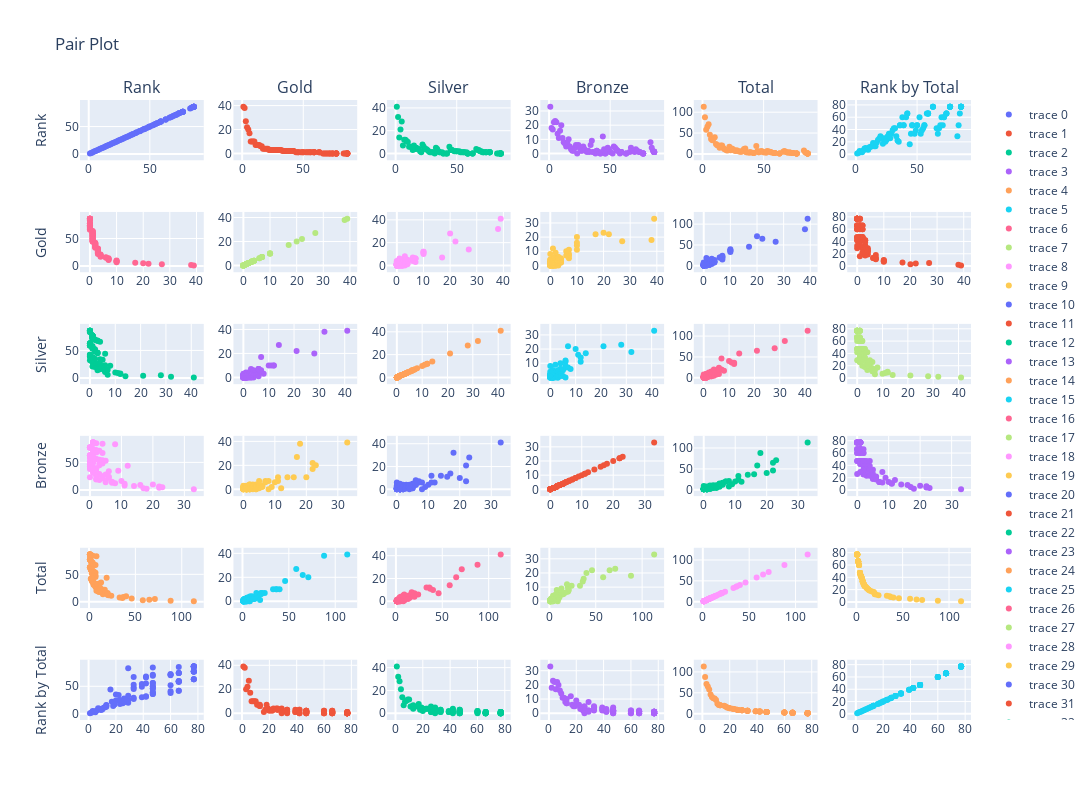

Notebook source saved alongside this figure:
### Code cell
from plotly.subplots import make_subplots

scatter_data = medal_data.drop(columns=['Team/NOC'], axis=1)
# mkae scatter plot 
fig = make_subplots(rows=len(scatter_data.columns), cols=len(scatter_data.columns), subplot_titles=scatter_data.columns)

#fill the subplot 
for i in range(len(scatter_data.columns)):
    for j in range(len(scatter_data.columns)):
        fig.add_trace(go.Scatter(x=scatter_data.iloc[:, i], y=scatter_data.iloc[:, j], mode='markers'), row=i + 1, col=j + 1)
        
        if j == 0:
            fig.update_yaxes(title_text=scatter_data.columns[i], row=i + 1, col=j + 1)

#update layout
fig.update_layout(title='Pair Plot', height=800, width=1800)
fig.show()

### Figure 1 — Plotly figure (JSON) as saved in the notebook; plotly's stock layout.template omitted (floating-point values rounded to 4 significant figures)
{"data": [{"mode": "markers", "type": "scatter", "x": [1, 2, 3, 4, 5, 6, 7, 8, 9, 10, 11, 12, 13, 14, 15, 16, 17, 18, 19, 20, 21, 22, 23, 24, 25, 26, 27, 28, 29, 30, 31, 32, 33, 34, 35, 36, 36, 38, 39, 39, 41, 42, 42, 44, 45, 46, 46, 48, 49, 50, 50, 52, 53, 54, 55, 56, 56, 58, 59, 59, 59, 59, 63, 63, 63, 66, 67, 68, 69, 70, 71, 72, 72, 74, 74, 74, 77, 77, 77, 77, 77, 77, 83, 84, 85, 86, 86, 86, 86, 86, 86, 86, 86], "xaxis": "x", "y": [1, 2, 3, 4, 5, 6, 7, 8, 9, 10, 11, 12, 13, 14, 15, 16, 17, 18, 19, 20, 21, 22, 23, 24, 25, 26, 27, 28, 29, 30, 31, 32, 33, 34, 35, 36, 36, 38, 39, 39, 41, 42, 42, 44, 45, 46, 46, 48, 49, 50, 50, 52, 53, 54, 55, 56, 56, 58, 59, 59, 59, 59, 63, 63, 63, 66, 67, 68, 69, 70, 71, 72, 72, 74, 74, 74, 77, 77, 77, 77, 77, 77, 83, 84, 85, 86, 86, 86, 86, 86, 86, 86, 86], "yaxis": "y"}, {"mode": "markers", "type": "scatter", "x": [1, 2, 3, 4, 5, 6, 7, 8, 9, 10, 11, 12, 13, 14, 15, 16, 17, 18, 19, 20, 21, 22, 23, 24, 25, 26, 27, 28, 29, 30, 31, 32, 33, 34, 35, 36, 36, 38, 39, 39, 41, 42, 42, 44, 45, 46, 46, 48, 49, 50, 50, 52, 53, 54, 55, 56, 56, 58, 59, 59, 59, 59, 63, 63, 63, 66, 67, 68, 69, 70, 71, 72, 72, 74, 74, 74, 77, 77, 77, 77, 77, 77, 83, 84, 85, 86, 86, 86, 86, 86, 86, 86, 86], "xaxis": "x2", "y": [39, 38, 27, 22, 20, 17, 10, 10, 10, 10, 7, 7, 7, 7, 6, 6, 4, 4, 4, 4, 4, 3, 3, 3, 3, 3, 3, 3, 3, 3, 3, 3, 2, 2, 2, 2, 2, 2, 2, 2, 2, 2, 2, 1, 1, 1, 1, 1, 1, 1, 1, 1, 1, 1, 1, 1, 1, 1, 1, 1, 1, 1, 1, 1, 1, 0, 0, 0, 0, 0, 0, 0, 0, 0, 0, 0, 0, 0, 0, 0, 0, 0, 0, 0, 0, 0, 0, 0, 0, 0, 0, 0, 0], "yaxis": "y2"}, {"mode": "markers", "type": "scatter", "x": [1, 2, 3, 4, 5, 6, 7, 8, 9, 10, 11, 12, 13, 14, 15, 16, 17, 18, 19, 20, 21, 22, 23, 24, 25, 26, 27, 28, 29, 30, 31, 32, 33, 34, 35, 36, 36, 38, 39, 39, 41, 42, 42, 44, 45, 46, 46, 48, 49, 50, 50, 52, 53, 54, 55, 56, 56, 58, 59, 59, 59, 59, 63, 63, 63, 66, 67, 68, 69, 70, 71, 72, 72, 74, 74, 74, 77, 77, 77, 77, 77, 77, 83, 84, 85, 86, 86, 86, 86, 86, 86, 86, 86], "xaxis": "x3", "y": [41, 32, 14, 21, 28, 7, 12, 12, 11, 10, 6, 6, 6, 3, 7, 4, 5, 4, 4, 2, 1, 8, 6, 4, 4, 3, 2, 1, 1, 1, 1, 0, 5, 4, 2, 1, 1, 1, 0, 0, 0, 0, 0, 6, 3, 3, 3, 2, 2, 2, 2, 2, 1, 1, 1, 1, 1, 1, 0, 0, 0, 0, 0, 0, 0, 4, 3, 3, 2, 2, 1, 1, 1, 1, 1, 1, 1, 1, 1, 1, 1, 1, 0, 0, 0, 0, 0, 0, 0, 0, 0, 0, 0], "yaxis": "y3"}, {"mode": "markers", "type": "scatter", "x": [1, 2, 3, 4, 5, 6, 7, 8, 9, 10, 11, 12, 13, 14, 15, 16, 17, 18, 19, 20, 21, 22, 23, 24, 25, 26, 27, 28, 29, 30, 31, 32, 33, 34, 35, 36, 36, 38, 39, 39, 41, 42, 42, 44, 45, 46, 46, 48, 49, 50, 50, 52, 53, 54, 55, 56, 56, 58, 59, 59, 59, 59, 63, 63, 63, 66, 67, 68, 69, 70, 71, 72, 72, 74, 74, 74, 77, 77, 77, 77, 77, 77, 83, 84, 85, 86, 86, 86, 86, 86, 86, 86, 86], "xaxis": "x4", "y": [33, 18, 17, 22, 23, 22, 14, 11, 16, 20, 11, 8, 7, 5, 7, 10, 5, 3, 2, 2, 4, 6, 0, 6, 4, 2, 2, 5, 3, 2, 1, 2, 1, 6, 9, 1, 1, 0, 2, 2, 1, 0, 0, 12, 3, 0, 0, 4, 3, 1, 1, 0, 5, 4, 3, 2, 2, 0, 1, 1, 1, 1, 0, 0, 0, 1, 4, 2, 2, 1, 3, 2, 2, 1, 1, 1, 0, 0, 0, 0, 0, 0, 8, 4, 2, 1, 1, 1, 1, 1, 1, 1, 1], "yaxis": "y4"}, {"mode": "markers", "type": "scatter", "x": [1, 2, 3, 4, 5, 6, 7, 8, 9, 10, 11, 12, 13, 14, 15, 16, 17, 18, 19, 20, 21, 22, 23, 24, 25, 26, 27, 28, 29, 30, 31, 32, 33, 34, 35, 36, 36, 38, 39, 39, 41, 42, 42, 44, 45, 46, 46, 48, 49, 50, 50, 52, 53, 54, 55, 56, 56, 58, 59, 59, 59, 59, 63, 63, 63, 66, 67, 68, 69, 70, 71, 72, 72, 74, 74, 74, 77, 77, 77, 77, 77, 77, 83, 84, 85, 86, 86, 86, 86, 86, 86, 86, 86], "xaxis": "x5", "y": [113, 88, 58, 65, 71, 46, 36, 33, 37, 40, 24, 21, 20, 15, 20, 20, 14, 11, 10, 8, 9, 17, 9, 13, 11, 8, 7, 9, 7, 6, 5, 5, 8, 12, 13, 4, 4, 3, 4, 4, 3, 2, 2, 19, 7, 4, 4, 7, 6, 4, 4, 3, 7, 6, 5, 4, 4, 2, 2, 2, 2, 2, 1, 1, 1, 5, 7, 5, 4, 3, 4, 3, 3, 2, 2, 2, 1, 1, 1, 1, 1, 1, 8, 4, 2, 1, 1, 1, 1, 1, 1, 1, 1], "yaxis": "y5"}, {"mode": "markers", "type": "scatter", "x": [1, 2, 3, 4, 5, 6, 7, 8, 9, 10, 11, 12, 13, 14, 15, 16, 17, 18, 19, 20, 21, 22, 23, 24, 25, 26, 27, 28, 29, 30, 31, 32, 33, 34, 35, 36, 36, 38, 39, 39, 41, 42, 42, 44, 45, 46, 46, 48, 49, 50, 50, 52, 53, 54, 55, 56, 56, 58, 59, 59, 59, 59, 63, 63, 63, 66, 67, 68, 69, 70, 71, 72, 72, 74, 74, 74, 77, 77, 77, 77, 77, 77, 83, 84, 85, 86, 86, 86, 86, 86, 86, 86, 86], "xaxis": "x6", "y": [1, 2, 5, 4, 3, 6, 9, 10, 8, 7, 11, 12, 13, 18, 13, 13, 19, 23, 25, 29, 26, 17, 26, 20, 23, 29, 33, 26, 33, 39, 42, 42, 29, 22, 20, 47, 47, 60, 47, 47, 60, 66, 66, 16, 33, 47, 47, 33, 39, 47, 47, 60, 33, 39, 42, 47, 47, 66, 66, 66, 66, 66, 77, 77, 77, 42, 33, 42, 47, 60, 47, 60, 60, 66, 66, 66, 77, 77, 77, 77, 77, 77, 29, 47, 66, 77, 77, 77, 77, 77, 77, 77, 77], "yaxis": "y6"}, {"mode": "markers", "type": "scatter", "x": [39, 38, 27, 22, 20, 17, 10, 10, 10, 10, 7, 7, 7, 7, 6, 6, 4, 4, 4, 4, 4, 3, 3, 3, 3, 3, 3, 3, 3, 3, 3, 3, 2, 2, 2, 2, 2, 2, 2, 2, 2, 2, 2, 1, 1, 1, 1, 1, 1, 1, 1, 1, 1, 1, 1, 1, 1, 1, 1, 1, 1, 1, 1, 1, 1, 0, 0, 0, 0, 0, 0, 0, 0, 0, 0, 0, 0, 0, 0, 0, 0, 0, 0, 0, 0, 0, 0, 0, 0, 0, 0, 0, 0], "xaxis": "x7", "y": [1, 2, 3, 4, 5, 6, 7, 8, 9, 10, 11, 12, 13, 14, 15, 16, 17, 18, 19, 20, 21, 22, 23, 24, 25, 26, 27, 28, 29, 30, 31, 32, 33, 34, 35, 36, 36, 38, 39, 39, 41, 42, 42, 44, 45, 46, 46, 48, 49, 50, 50, 52, 53, 54, 55, 56, 56, 58, 59, 59, 59, 59, 63, 63, 63, 66, 67, 68, 69, 70, 71, 72, 72, 74, 74, 74, 77, 77, 77, 77, 77, 77, 83, 84, 85, 86, 86, 86, 86, 86, 86, 86, 86], "yaxis": "y7"}, {"mode": "markers", "type": "scatter", "x": [39, 38, 27, 22, 20, 17, 10, 10, 10, 10, 7, 7, 7, 7, 6, 6, 4, 4, 4, 4, 4, 3, 3, 3, 3, 3, 3, 3, 3, 3, 3, 3, 2, 2, 2, 2, 2, 2, 2, 2, 2, 2, 2, 1, 1, 1, 1, 1, 1, 1, 1, 1, 1, 1, 1, 1, 1, 1, 1, 1, 1, 1, 1, 1, 1, 0, 0, 0, 0, 0, 0, 0, 0, 0, 0, 0, 0, 0, 0, 0, 0, 0, 0, 0, 0, 0, 0, 0, 0, 0, 0, 0, 0], "xaxis": "x8", "y": [39, 38, 27, 22, 20, 17, 10, 10, 10, 10, 7, 7, 7, 7, 6, 6, 4, 4, 4, 4, 4, 3, 3, 3, 3, 3, 3, 3, 3, 3, 3, 3, 2, 2, 2, 2, 2, 2, 2, 2, 2, 2, 2, 1, 1, 1, 1, 1, 1, 1, 1, 1, 1, 1, 1, 1, 1, 1, 1, 1, 1, 1, 1, 1, 1, 0, 0, 0, 0, 0, 0, 0, 0, 0, 0, 0, 0, 0, 0, 0, 0, 0, 0, 0, 0, 0, 0, 0, 0, 0, 0, 0, 0], "yaxis": "y8"}, {"mode": "markers", "type": "scatter", "x": [39, 38, 27, 22, 20, 17, 10, 10, 10, 10, 7, 7, 7, 7, 6, 6, 4, 4, 4, 4, 4, 3, 3, 3, 3, 3, 3, 3, 3, 3, 3, 3, 2, 2, 2, 2, 2, 2, 2, 2, 2, 2, 2, 1, 1, 1, 1, 1, 1, 1, 1, 1, 1, 1, 1, 1, 1, 1, 1, 1, 1, 1, 1, 1, 1, 0, 0, 0, 0, 0, 0, 0, 0, 0, 0, 0, 0, 0, 0, 0, 0, 0, 0, 0, 0, 0, 0, 0, 0, 0, 0, 0, 0], "xaxis": "x9", "y": [41, 32, 14, 21, 28, 7, 12, 12, 11, 10, 6, 6, 6, 3, 7, 4, 5, 4, 4, 2, 1, 8, 6, 4, 4, 3, 2, 1, 1, 1, 1, 0, 5, 4, 2, 1, 1, 1, 0, 0, 0, 0, 0, 6, 3, 3, 3, 2, 2, 2, 2, 2, 1, 1, 1, 1, 1, 1, 0, 0, 0, 0, 0, 0, 0, 4, 3, 3, 2, 2, 1, 1, 1, 1, 1, 1, 1, 1, 1, 1, 1, 1, 0, 0, 0, 0, 0, 0, 0, 0, 0, 0, 0], "yaxis": "y9"}, {"mode": "markers", "type": "scatter", "x": [39, 38, 27, 22, 20, 17, 10, 10, 10, 10, 7, 7, 7, 7, 6, 6, 4, 4, 4, 4, 4, 3, 3, 3, 3, 3, 3, 3, 3, 3, 3, 3, 2, 2, 2, 2, 2, 2, 2, 2, 2, 2, 2, 1, 1, 1, 1, 1, 1, 1, 1, 1, 1, 1, 1, 1, 1, 1, 1, 1, 1, 1, 1, 1, 1, 0, 0, 0, 0, 0, 0, 0, 0, 0, 0, 0, 0, 0, 0, 0, 0, 0, 0, 0, 0, 0, 0, 0, 0, 0, 0, 0, 0], "xaxis": "x10", "y": [33, 18, 17, 22, 23, 22, 14, 11, 16, 20, 11, 8, 7, 5, 7, 10, 5, 3, 2, 2, 4, 6, 0, 6, 4, 2, 2, 5, 3, 2, 1, 2, 1, 6, 9, 1, 1, 0, 2, 2, 1, 0, 0, 12, 3, 0, 0, 4, 3, 1, 1, 0, 5, 4, 3, 2, 2, 0, 1, 1, 1, 1, 0, 0, 0, 1, 4, 2, 2, 1, 3, 2, 2, 1, 1, 1, 0, 0, 0, 0, 0, 0, 8, 4, 2, 1, 1, 1, 1, 1, 1, 1, 1], "yaxis": "y10"}, {"mode": "markers", "type": "scatter", "x": [39, 38, 27, 22, 20, 17, 10, 10, 10, 10, 7, 7, 7, 7, 6, 6, 4, 4, 4, 4, 4, 3, 3, 3, 3, 3, 3, 3, 3, 3, 3, 3, 2, 2, 2, 2, 2, 2, 2, 2, 2, 2, 2, 1, 1, 1, 1, 1, 1, 1, 1, 1, 1, 1, 1, 1, 1, 1, 1, 1, 1, 1, 1, 1, 1, 0, 0, 0, 0, 0, 0, 0, 0, 0, 0, 0, 0, 0, 0, 0, 0, 0, 0, 0, 0, 0, 0, 0, 0, 0, 0, 0, 0], "xaxis": "x11", "y": [113, 88, 58, 65, 71, 46, 36, 33, 37, 40, 24, 21, 20, 15, 20, 20, 14, 11, 10, 8, 9, 17, 9, 13, 11, 8, 7, 9, 7, 6, 5, 5, 8, 12, 13, 4, 4, 3, 4, 4, 3, 2, 2, 19, 7, 4, 4, 7, 6, 4, 4, 3, 7, 6, 5, 4, 4, 2, 2, 2, 2, 2, 1, 1, 1, 5, 7, 5, 4, 3, 4, 3, 3, 2, 2, 2, 1, 1, 1, 1, 1, 1, 8, 4, 2, 1, 1, 1, 1, 1, 1, 1, 1], "yaxis": "y11"}, {"mode": "markers", "type": "scatter", "x": [39, 38, 27, 22, 20, 17, 10, 10, 10, 10, 7, 7, 7, 7, 6, 6, 4, 4, 4, 4, 4, 3, 3, 3, 3, 3, 3, 3, 3, 3, 3, 3, 2, 2, 2, 2, 2, 2, 2, 2, 2, 2, 2, 1, 1, 1, 1, 1, 1, 1, 1, 1, 1, 1, 1, 1, 1, 1, 1, 1, 1, 1, 1, 1, 1, 0, 0, 0, 0, 0, 0, 0, 0, 0, 0, 0, 0, 0, 0, 0, 0, 0, 0, 0, 0, 0, 0, 0, 0, 0, 0, 0, 0], "xaxis": "x12", "y": [1, 2, 5, 4, 3, 6, 9, 10, 8, 7, 11, 12, 13, 18, 13, 13, 19, 23, 25, 29, 26, 17, 26, 20, 23, 29, 33, 26, 33, 39, 42, 42, 29, 22, 20, 47, 47, 60, 47, 47, 60, 66, 66, 16, 33, 47, 47, 33, 39, 47, 47, 60, 33, 39, 42, 47, 47, 66, 66, 66, 66, 66, 77, 77, 77, 42, 33, 42, 47, 60, 47, 60, 60, 66, 66, 66, 77, 77, 77, 77, 77, 77, 29, 47, 66, 77, 77, 77, 77, 77, 77, 77, 77], "yaxis": "y12"}, {"mode": "markers", "type": "scatter", "x": [41, 32, 14, 21, 28, 7, 12, 12, 11, 10, 6, 6, 6, 3, 7, 4, 5, 4, 4, 2, 1, 8, 6, 4, 4, 3, 2, 1, 1, 1, 1, 0, 5, 4, 2, 1, 1, 1, 0, 0, 0, 0, 0, 6, 3, 3, 3, 2, 2, 2, 2, 2, 1, 1, 1, 1, 1, 1, 0, 0, 0, 0, 0, 0, 0, 4, 3, 3, 2, 2, 1, 1, 1, 1, 1, 1, 1, 1, 1, 1, 1, 1, 0, 0, 0, 0, 0, 0, 0, 0, 0, 0, 0], "xaxis": "x13", "y": [1, 2, 3, 4, 5, 6, 7, 8, 9, 10, 11, 12, 13, 14, 15, 16, 17, 18, 19, 20, 21, 22, 23, 24, 25, 26, 27, 28, 29, 30, 31, 32, 33, 34, 35, 36, 36, 38, 39, 39, 41, 42, 42, 44, 45, 46, 46, 48, 49, 50, 50, 52, 53, 54, 55, 56, 56, 58, 59, 59, 59, 59, 63, 63, 63, 66, 67, 68, 69, 70, 71, 72, 72, 74, 74, 74, 77, 77, 77, 77, 77, 77, 83, 84, 85, 86, 86, 86, 86, 86, 86, 86, 86], "yaxis": "y13"}, {"mode": "markers", "type": "scatter", "x": [41, 32, 14, 21, 28, 7, 12, 12, 11, 10, 6, 6, 6, 3, 7, 4, 5, 4, 4, 2, 1, 8, 6, 4, 4, 3, 2, 1, 1, 1, 1, 0, 5, 4, 2, 1, 1, 1, 0, 0, 0, 0, 0, 6, 3, 3, 3, 2, 2, 2, 2, 2, 1, 1, 1, 1, 1, 1, 0, 0, 0, 0, 0, 0, 0, 4, 3, 3, 2, 2, 1, 1, 1, 1, 1, 1, 1, 1, 1, 1, 1, 1, 0, 0, 0, 0, 0, 0, 0, 0, 0, 0, 0], "xaxis": "x14", "y": [39, 38, 27, 22, 20, 17, 10, 10, 10, 10, 7, 7, 7, 7, 6, 6, 4, 4, 4, 4, 4, 3, 3, 3, 3, 3, 3, 3, 3, 3, 3, 3, 2, 2, 2, 2, 2, 2, 2, 2, 2, 2, 2, 1, 1, 1, 1, 1, 1, 1, 1, 1, 1, 1, 1, 1, 1, 1, 1, 1, 1, 1, 1, 1, 1, 0, 0, 0, 0, 0, 0, 0, 0, 0, 0, 0, 0, 0, 0, 0, 0, 0, 0, 0, 0, 0, 0, 0, 0, 0, 0, 0, 0], "yaxis": "y14"}, {"mode": "markers", "type": "scatter", "x": [41, 32, 14, 21, 28, 7, 12, 12, 11, 10, 6, 6, 6, 3, 7, 4, 5, 4, 4, 2, 1, 8, 6, 4, 4, 3, 2, 1, 1, 1, 1, 0, 5, 4, 2, 1, 1, 1, 0, 0, 0, 0, 0, 6, 3, 3, 3, 2, 2, 2, 2, 2, 1, 1, 1, 1, 1, 1, 0, 0, 0, 0, 0, 0, 0, 4, 3, 3, 2, 2, 1, 1, 1, 1, 1, 1, 1, 1, 1, 1, 1, 1, 0, 0, 0, 0, 0, 0, 0, 0, 0, 0, 0], "xaxis": "x15", "y": [41, 32, 14, 21, 28, 7, 12, 12, 11, 10, 6, 6, 6, 3, 7, 4, 5, 4, 4, 2, 1, 8, 6, 4, 4, 3, 2, 1, 1, 1, 1, 0, 5, 4, 2, 1, 1, 1, 0, 0, 0, 0, 0, 6, 3, 3, 3, 2, 2, 2, 2, 2, 1, 1, 1, 1, 1, 1, 0, 0, 0, 0, 0, 0, 0, 4, 3, 3, 2, 2, 1, 1, 1, 1, 1, 1, 1, 1, 1, 1, 1, 1, 0, 0, 0, 0, 0, 0, 0, 0, 0, 0, 0], "yaxis": "y15"}, {"mode": "markers", "type": "scatter", "x": [41, 32, 14, 21, 28, 7, 12, 12, 11, 10, 6, 6, 6, 3, 7, 4, 5, 4, 4, 2, 1, 8, 6, 4, 4, 3, 2, 1, 1, 1, 1, 0, 5, 4, 2, 1, 1, 1, 0, 0, 0, 0, 0, 6, 3, 3, 3, 2, 2, 2, 2, 2, 1, 1, 1, 1, 1, 1, 0, 0, 0, 0, 0, 0, 0, 4, 3, 3, 2, 2, 1, 1, 1, 1, 1, 1, 1, 1, 1, 1, 1, 1, 0, 0, 0, 0, 0, 0, 0, 0, 0, 0, 0], "xaxis": "x16", "y": [33, 18, 17, 22, 23, 22, 14, 11, 16, 20, 11, 8, 7, 5, 7, 10, 5, 3, 2, 2, 4, 6, 0, 6, 4, 2, 2, 5, 3, 2, 1, 2, 1, 6, 9, 1, 1, 0, 2, 2, 1, 0, 0, 12, 3, 0, 0, 4, 3, 1, 1, 0, 5, 4, 3, 2, 2, 0, 1, 1, 1, 1, 0, 0, 0, 1, 4, 2, 2, 1, 3, 2, 2, 1, 1, 1, 0, 0, 0, 0, 0, 0, 8, 4, 2, 1, 1, 1, 1, 1, 1, 1, 1], "yaxis": "y16"}, {"mode": "markers", "type": "scatter", "x": [41, 32, 14, 21, 28, 7, 12, 12, 11, 10, 6, 6, 6, 3, 7, 4, 5, 4, 4, 2, 1, 8, 6, 4, 4, 3, 2, 1, 1, 1, 1, 0, 5, 4, 2, 1, 1, 1, 0, 0, 0, 0, 0, 6, 3, 3, 3, 2, 2, 2, 2, 2, 1, 1, 1, 1, 1, 1, 0, 0, 0, 0, 0, 0, 0, 4, 3, 3, 2, 2, 1, 1, 1, 1, 1, 1, 1, 1, 1, 1, 1, 1, 0, 0, 0, 0, 0, 0, 0, 0, 0, 0, 0], "xaxis": "x17", "y": [113, 88, 58, 65, 71, 46, 36, 33, 37, 40, 24, 21, 20, 15, 20, 20, 14, 11, 10, 8, 9, 17, 9, 13, 11, 8, 7, 9, 7, 6, 5, 5, 8, 12, 13, 4, 4, 3, 4, 4, 3, 2, 2, 19, 7, 4, 4, 7, 6, 4, 4, 3, 7, 6, 5, 4, 4, 2, 2, 2, 2, 2, 1, 1, 1, 5, 7, 5, 4, 3, 4, 3, 3, 2, 2, 2, 1, 1, 1, 1, 1, 1, 8, 4, 2, 1, 1, 1, 1, 1, 1, 1, 1], "yaxis": "y17"}, {"mode": "markers", "type": "scatter", "x": [41, 32, 14, 21, 28, 7, 12, 12, 11, 10, 6, 6, 6, 3, 7, 4, 5, 4, 4, 2, 1, 8, 6, 4, 4, 3, 2, 1, 1, 1, 1, 0, 5, 4, 2, 1, 1, 1, 0, 0, 0, 0, 0, 6, 3, 3, 3, 2, 2, 2, 2, 2, 1, 1, 1, 1, 1, 1, 0, 0, 0, 0, 0, 0, 0, 4, 3, 3, 2, 2, 1, 1, 1, 1, 1, 1, 1, 1, 1, 1, 1, 1, 0, 0, 0, 0, 0, 0, 0, 0, 0, 0, 0], "xaxis": "x18", "y": [1, 2, 5, 4, 3, 6, 9, 10, 8, 7, 11, 12, 13, 18, 13, 13, 19, 23, 25, 29, 26, 17, 26, 20, 23, 29, 33, 26, 33, 39, 42, 42, 29, 22, 20, 47, 47, 60, 47, 47, 60, 66, 66, 16, 33, 47, 47, 33, 39, 47, 47, 60, 33, 39, 42, 47, 47, 66, 66, 66, 66, 66, 77, 77, 77, 42, 33, 42, 47, 60, 47, 60, 60, 66, 66, 66, 77, 77, 77, 77, 77, 77, 29, 47, 66, 77, 77, 77, 77, 77, 77, 77, 77], "yaxis": "y18"}, {"mode": "markers", "type": "scatter", "x": [33, 18, 17, 22, 23, 22, 14, 11, 16, 20, 11, 8, 7, 5, 7, 10, 5, 3, 2, 2, 4, 6, 0, 6, 4, 2, 2, 5, 3, 2, 1, 2, 1, 6, 9, 1, 1, 0, 2, 2, 1, 0, 0, 12, 3, 0, 0, 4, 3, 1, 1, 0, 5, 4, 3, 2, 2, 0, 1, 1, 1, 1, 0, 0, 0, 1, 4, 2, 2, 1, 3, 2, 2, 1, 1, 1, 0, 0, 0, 0, 0, 0, 8, 4, 2, 1, 1, 1, 1, 1, 1, 1, 1], "xaxis": "x19", "y": [1, 2, 3, 4, 5, 6, 7, 8, 9, 10, 11, 12, 13, 14, 15, 16, 17, 18, 19, 20, 21, 22, 23, 24, 25, 26, 27, 28, 29, 30, 31, 32, 33, 34, 35, 36, 36, 38, 39, 39, 41, 42, 42, 44, 45, 46, 46, 48, 49, 50, 50, 52, 53, 54, 55, 56, 56, 58, 59, 59, 59, 59, 63, 63, 63, 66, 67, 68, 69, 70, 71, 72, 72, 74, 74, 74, 77, 77, 77, 77, 77, 77, 83, 84, 85, 86, 86, 86, 86, 86, 86, 86, 86], "yaxis": "y19"}, {"mode": "markers", "type": "scatter", "x": [33, 18, 17, 22, 23, 22, 14, 11, 16, 20, 11, 8, 7, 5, 7, 10, 5, 3, 2, 2, 4, 6, 0, 6, 4, 2, 2, 5, 3, 2, 1, 2, 1, 6, 9, 1, 1, 0, 2, 2, 1, 0, 0, 12, 3, 0, 0, 4, 3, 1, 1, 0, 5, 4, 3, 2, 2, 0, 1, 1, 1, 1, 0, 0, 0, 1, 4, 2, 2, 1, 3, 2, 2, 1, 1, 1, 0, 0, 0, 0, 0, 0, 8, 4, 2, 1, 1, 1, 1, 1, 1, 1, 1], "xaxis": "x20", "y": [39, 38, 27, 22, 20, 17, 10, 10, 10, 10, 7, 7, 7, 7, 6, 6, 4, 4, 4, 4, 4, 3, 3, 3, 3, 3, 3, 3, 3, 3, 3, 3, 2, 2, 2, 2, 2, 2, 2, 2, 2, 2, 2, 1, 1, 1, 1, 1, 1, 1, 1, 1, 1, 1, 1, 1, 1, 1, 1, 1, 1, 1, 1, 1, 1, 0, 0, 0, 0, 0, 0, 0, 0, 0, 0, 0, 0, 0, 0, 0, 0, 0, 0, 0, 0, 0, 0, 0, 0, 0, 0, 0, 0], "yaxis": "y20"}, {"mode": "markers", "type": "scatter", "x": [33, 18, 17, 22, 23, 22, 14, 11, 16, 20, 11, 8, 7, 5, 7, 10, 5, 3, 2, 2, 4, 6, 0, 6, 4, 2, 2, 5, 3, 2, 1, 2, 1, 6, 9, 1, 1, 0, 2, 2, 1, 0, 0, 12, 3, 0, 0, 4, 3, 1, 1, 0, 5, 4, 3, 2, 2, 0, 1, 1, 1, 1, 0, 0, 0, 1, 4, 2, 2, 1, 3, 2, 2, 1, 1, 1, 0, 0, 0, 0, 0, 0, 8, 4, 2, 1, 1, 1, 1, 1, 1, 1, 1], "xaxis": "x21", "y": [41, 32, 14, 21, 28, 7, 12, 12, 11, 10, 6, 6, 6, 3, 7, 4, 5, 4, 4, 2, 1, 8, 6, 4, 4, 3, 2, 1, 1, 1, 1, 0, 5, 4, 2, 1, 1, 1, 0, 0, 0, 0, 0, 6, 3, 3, 3, 2, 2, 2, 2, 2, 1, 1, 1, 1, 1, 1, 0, 0, 0, 0, 0, 0, 0, 4, 3, 3, 2, 2, 1, 1, 1, 1, 1, 1, 1, 1, 1, 1, 1, 1, 0, 0, 0, 0, 0, 0, 0, 0, 0, 0, 0], "yaxis": "y21"}, {"mode": "markers", "type": "scatter", "x": [33, 18, 17, 22, 23, 22, 14, 11, 16, 20, 11, 8, 7, 5, 7, 10, 5, 3, 2, 2, 4, 6, 0, 6, 4, 2, 2, 5, 3, 2, 1, 2, 1, 6, 9, 1, 1, 0, 2, 2, 1, 0, 0, 12, 3, 0, 0, 4, 3, 1, 1, 0, 5, 4, 3, 2, 2, 0, 1, 1, 1, 1, 0, 0, 0, 1, 4, 2, 2, 1, 3, 2, 2, 1, 1, 1, 0, 0, 0, 0, 0, 0, 8, 4, 2, 1, 1, 1, 1, 1, 1, 1, 1], "xaxis": "x22", "y": [33, 18, 17, 22, 23, 22, 14, 11, 16, 20, 11, 8, 7, 5, 7, 10, 5, 3, 2, 2, 4, 6, 0, 6, 4, 2, 2, 5, 3, 2, 1, 2, 1, 6, 9, 1, 1, 0, 2, 2, 1, 0, 0, 12, 3, 0, 0, 4, 3, 1, 1, 0, 5, 4, 3, 2, 2, 0, 1, 1, 1, 1, 0, 0, 0, 1, 4, 2, 2, 1, 3, 2, 2, 1, 1, 1, 0, 0, 0, 0, 0, 0, 8, 4, 2, 1, 1, 1, 1, 1, 1, 1, 1], "yaxis": "y22"}, {"mode": "markers", "type": "scatter", "x": [33, 18, 17, 22, 23, 22, 14, 11, 16, 20, 11, 8, 7, 5, 7, 10, 5, 3, 2, 2, 4, 6, 0, 6, 4, 2, 2, 5, 3, 2, 1, 2, 1, 6, 9, 1, 1, 0, 2, 2, 1, 0, 0, 12, 3, 0, 0, 4, 3, 1, 1, 0, 5, 4, 3, 2, 2, 0, 1, 1, 1, 1, 0, 0, 0, 1, 4, 2, 2, 1, 3, 2, 2, 1, 1, 1, 0, 0, 0, 0, 0, 0, 8, 4, 2, 1, 1, 1, 1, 1, 1, 1, 1], "xaxis": "x23", "y": [113, 88, 58, 65, 71, 46, 36, 33, 37, 40, 24, 21, 20, 15, 20, 20, 14, 11, 10, 8, 9, 17, 9, 13, 11, 8, 7, 9, 7, 6, 5, 5, 8, 12, 13, 4, 4, 3, 4, 4, 3, 2, 2, 19, 7, 4, 4, 7, 6, 4, 4, 3, 7, 6, 5, 4, 4, 2, 2, 2, 2, 2, 1, 1, 1, 5, 7, 5, 4, 3, 4, 3, 3, 2, 2, 2, 1, 1, 1, 1, 1, 1, 8, 4, 2, 1, 1, 1, 1, 1, 1, 1, 1], "yaxis": "y23"}, {"mode": "markers", "type": "scatter", "x": [33, 18, 17, 22, 23, 22, 14, 11, 16, 20, 11, 8, 7, 5, 7, 10, 5, 3, 2, 2, 4, 6, 0, 6, 4, 2, 2, 5, 3, 2, 1, 2, 1, 6, 9, 1, 1, 0, 2, 2, 1, 0, 0, 12, 3, 0, 0, 4, 3, 1, 1, 0, 5, 4, 3, 2, 2, 0, 1, 1, 1, 1, 0, 0, 0, 1, 4, 2, 2, 1, 3, 2, 2, 1, 1, 1, 0, 0, 0, 0, 0, 0, 8, 4, 2, 1, 1, 1, 1, 1, 1, 1, 1], "xaxis": "x24", "y": [1, 2, 5, 4, 3, 6, 9, 10, 8, 7, 11, 12, 13, 18, 13, 13, 19, 23, 25, 29, 26, 17, 26, 20, 23, 29, 33, 26, 33, 39, 42, 42, 29, 22, 20, 47, 47, 60, 47, 47, 60, 66, 66, 16, 33, 47, 47, 33, 39, 47, 47, 60, 33, 39, 42, 47, 47, 66, 66, 66, 66, 66, 77, 77, 77, 42, 33, 42, 47, 60, 47, 60, 60, 66, 66, 66, 77, 77, 77, 77, 77, 77, 29, 47, 66, 77, 77, 77, 77, 77, 77, 77, 77], "yaxis": "y24"}, {"mode": "markers", "type": "scatter", "x": [113, 88, 58, 65, 71, 46, 36, 33, 37, 40, 24, 21, 20, 15, 20, 20, 14, 11, 10, 8, 9, 17, 9, 13, 11, 8, 7, 9, 7, 6, 5, 5, 8, 12, 13, 4, 4, 3, 4, 4, 3, 2, 2, 19, 7, 4, 4, 7, 6, 4, 4, 3, 7, 6, 5, 4, 4, 2, 2, 2, 2, 2, 1, 1, 1, 5, 7, 5, 4, 3, 4, 3, 3, 2, 2, 2, 1, 1, 1, 1, 1, 1, 8, 4, 2, 1, 1, 1, 1, 1, 1, 1, 1], "xaxis": "x25", "y": [1, 2, 3, 4, 5, 6, 7, 8, 9, 10, 11, 12, 13, 14, 15, 16, 17, 18, 19, 20, 21, 22, 23, 24, 25, 26, 27, 28, 29, 30, 31, 32, 33, 34, 35, 36, 36, 38, 39, 39, 41, 42, 42, 44, 45, 46, 46, 48, 49, 50, 50, 52, 53, 54, 55, 56, 56, 58, 59, 59, 59, 59, 63, 63, 63, 66, 67, 68, 69, 70, 71, 72, 72, 74, 74, 74, 77, 77, 77, 77, 77, 77, 83, 84, 85, 86, 86, 86, 86, 86, 86, 86, 86], "yaxis": "y25"}, {"mode": "markers", "type": "scatter", "x": [113, 88, 58, 65, 71, 46, 36, 33, 37, 40, 24, 21, 20, 15, 20, 20, 14, 11, 10, 8, 9, 17, 9, 13, 11, 8, 7, 9, 7, 6, 5, 5, 8, 12, 13, 4, 4, 3, 4, 4, 3, 2, 2, 19, 7, 4, 4, 7, 6, 4, 4, 3, 7, 6, 5, 4, 4, 2, 2, 2, 2, 2, 1, 1, 1, 5, 7, 5, 4, 3, 4, 3, 3, 2, 2, 2, 1, 1, 1, 1, 1, 1, 8, 4, 2, 1, 1, 1, 1, 1, 1, 1, 1], "xaxis": "x26", "y": [39, 38, 27, 22, 20, 17, 10, 10, 10, 10, 7, 7, 7, 7, 6, 6, 4, 4, 4, 4, 4, 3, 3, 3, 3, 3, 3, 3, 3, 3, 3, 3, 2, 2, 2, 2, 2, 2, 2, 2, 2, 2, 2, 1, 1, 1, 1, 1, 1, 1, 1, 1, 1, 1, 1, 1, 1, 1, 1, 1, 1, 1, 1, 1, 1, 0, 0, 0, 0, 0, 0, 0, 0, 0, 0, 0, 0, 0, 0, 0, 0, 0, 0, 0, 0, 0, 0, 0, 0, 0, 0, 0, 0], "yaxis": "y26"}, {"mode": "markers", "type": "scatter", "x": [113, 88, 58, 65, 71, 46, 36, 33, 37, 40, 24, 21, 20, 15, 20, 20, 14, 11, 10, 8, 9, 17, 9, 13, 11, 8, 7, 9, 7, 6, 5, 5, 8, 12, 13, 4, 4, 3, 4, 4, 3, 2, 2, 19, 7, 4, 4, 7, 6, 4, 4, 3, 7, 6, 5, 4, 4, 2, 2, 2, 2, 2, 1, 1, 1, 5, 7, 5, 4, 3, 4, 3, 3, 2, 2, 2, 1, 1, 1, 1, 1, 1, 8, 4, 2, 1, 1, 1, 1, 1, 1, 1, 1], "xaxis": "x27", "y": [41, 32, 14, 21, 28, 7, 12, 12, 11, 10, 6, 6, 6, 3, 7, 4, 5, 4, 4, 2, 1, 8, 6, 4, 4, 3, 2, 1, 1, 1, 1, 0, 5, 4, 2, 1, 1, 1, 0, 0, 0, 0, 0, 6, 3, 3, 3, 2, 2, 2, 2, 2, 1, 1, 1, 1, 1, 1, 0, 0, 0, 0, 0, 0, 0, 4, 3, 3, 2, 2, 1, 1, 1, 1, 1, 1, 1, 1, 1, 1, 1, 1, 0, 0, 0, 0, 0, 0, 0, 0, 0, 0, 0], "yaxis": "y27"}, {"mode": "markers", "type": "scatter", "x": [113, 88, 58, 65, 71, 46, 36, 33, 37, 40, 24, 21, 20, 15, 20, 20, 14, 11, 10, 8, 9, 17, 9, 13, 11, 8, 7, 9, 7, 6, 5, 5, 8, 12, 13, 4, 4, 3, 4, 4, 3, 2, 2, 19, 7, 4, 4, 7, 6, 4, 4, 3, 7, 6, 5, 4, 4, 2, 2, 2, 2, 2, 1, 1, 1, 5, 7, 5, 4, 3, 4, 3, 3, 2, 2, 2, 1, 1, 1, 1, 1, 1, 8, 4, 2, 1, 1, 1, 1, 1, 1, 1, 1], "xaxis": "x28", "y": [33, 18, 17, 22, 23, 22, 14, 11, 16, 20, 11, 8, 7, 5, 7, 10, 5, 3, 2, 2, 4, 6, 0, 6, 4, 2, 2, 5, 3, 2, 1, 2, 1, 6, 9, 1, 1, 0, 2, 2, 1, 0, 0, 12, 3, 0, 0, 4, 3, 1, 1, 0, 5, 4, 3, 2, 2, 0, 1, 1, 1, 1, 0, 0, 0, 1, 4, 2, 2, 1, 3, 2, 2, 1, 1, 1, 0, 0, 0, 0, 0, 0, 8, 4, 2, 1, 1, 1, 1, 1, 1, 1, 1], "yaxis": "y28"}, {"mode": "markers", "type": "scatter", "x": [113, 88, 58, 65, 71, 46, 36, 33, 37, 40, 24, 21, 20, 15, 20, 20, 14, 11, 10, 8, 9, 17, 9, 13, 11, 8, 7, 9, 7, 6, 5, 5, 8, 12, 13, 4, 4, 3, 4, 4, 3, 2, 2, 19, 7, 4, 4, 7, 6, 4, 4, 3, 7, 6, 5, 4, 4, 2, 2, 2, 2, 2, 1, 1, 1, 5, 7, 5, 4, 3, 4, 3, 3, 2, 2, 2, 1, 1, 1, 1, 1, 1, 8, 4, 2, 1, 1, 1, 1, 1, 1, 1, 1], "xaxis": "x29", "y": [113, 88, 58, 65, 71, 46, 36, 33, 37, 40, 24, 21, 20, 15, 20, 20, 14, 11, 10, 8, 9, 17, 9, 13, 11, 8, 7, 9, 7, 6, 5, 5, 8, 12, 13, 4, 4, 3, 4, 4, 3, 2, 2, 19, 7, 4, 4, 7, 6, 4, 4, 3, 7, 6, 5, 4, 4, 2, 2, 2, 2, 2, 1, 1, 1, 5, 7, 5, 4, 3, 4, 3, 3, 2, 2, 2, 1, 1, 1, 1, 1, 1, 8, 4, 2, 1, 1, 1, 1, 1, 1, 1, 1], "yaxis": "y29"}, {"mode": "markers", "type": "scatter", "x": [113, 88, 58, 65, 71, 46, 36, 33, 37, 40, 24, 21, 20, 15, 20, 20, 14, 11, 10, 8, 9, 17, 9, 13, 11, 8, 7, 9, 7, 6, 5, 5, 8, 12, 13, 4, 4, 3, 4, 4, 3, 2, 2, 19, 7, 4, 4, 7, 6, 4, 4, 3, 7, 6, 5, 4, 4, 2, 2, 2, 2, 2, 1, 1, 1, 5, 7, 5, 4, 3, 4, 3, 3, 2, 2, 2, 1, 1, 1, 1, 1, 1, 8, 4, 2, 1, 1, 1, 1, 1, 1, 1, 1], "xaxis": "x30", "y": [1, 2, 5, 4, 3, 6, 9, 10, 8, 7, 11, 12, 13, 18, 13, 13, 19, 23, 25, 29, 26, 17, 26, 20, 23, 29, 33, 26, 33, 39, 42, 42, 29, 22, 20, 47, 47, 60, 47, 47, 60, 66, 66, 16, 33, 47, 47, 33, 39, 47, 47, 60, 33, 39, 42, 47, 47, 66, 66, 66, 66, 66, 77, 77, 77, 42, 33, 42, 47, 60, 47, 60, 60, 66, 66, 66, 77, 77, 77, 77, 77, 77, 29, 47, 66, 77, 77, 77, 77, 77, 77, 77, 77], "yaxis": "y30"}, {"mode": "markers", "type": "scatter", "x": [1, 2, 5, 4, 3, 6, 9, 10, 8, 7, 11, 12, 13, 18, 13, 13, 19, 23, 25, 29, 26, 17, 26, 20, 23, 29, 33, 26, 33, 39, 42, 42, 29, 22, 20, 47, 47, 60, 47, 47, 60, 66, 66, 16, 33, 47, 47, 33, 39, 47, 47, 60, 33, 39, 42, 47, 47, 66, 66, 66, 66, 66, 77, 77, 77, 42, 33, 42, 47, 60, 47, 60, 60, 66, 66, 66, 77, 77, 77, 77, 77, 77, 29, 47, 66, 77, 77, 77, 77, 77, 77, 77, 77], "xaxis": "x31", "y": [1, 2, 3, 4, 5, 6, 7, 8, 9, 10, 11, 12, 13, 14, 15, 16, 17, 18, 19, 20, 21, 22, 23, 24, 25, 26, 27, 28, 29, 30, 31, 32, 33, 34, 35, 36, 36, 38, 39, 39, 41, 42, 42, 44, 45, 46, 46, 48, 49, 50, 50, 52, 53, 54, 55, 56, 56, 58, 59, 59, 59, 59, 63, 63, 63, 66, 67, 68, 69, 70, 71, 72, 72, 74, 74, 74, 77, 77, 77, 77, 77, 77, 83, 84, 85, 86, 86, 86, 86, 86, 86, 86, 86], "yaxis": "y31"}, {"mode": "markers", "type": "scatter", "x": [1, 2, 5, 4, 3, 6, 9, 10, 8, 7, 11, 12, 13, 18, 13, 13, 19, 23, 25, 29, 26, 17, 26, 20, 23, 29, 33, 26, 33, 39, 42, 42, 29, 22, 20, 47, 47, 60, 47, 47, 60, 66, 66, 16, 33, 47, 47, 33, 39, 47, 47, 60, 33, 39, 42, 47, 47, 66, 66, 66, 66, 66, 77, 77, 77, 42, 33, 42, 47, 60, 47, 60, 60, 66, 66, 66, 77, 77, 77, 77, 77, 77, 29, 47, 66, 77, 77, 77, 77, 77, 77, 77, 77], "xaxis": "x32", "y": [39, 38, 27, 22, 20, 17, 10, 10, 10, 10, 7, 7, 7, 7, 6, 6, 4, 4, 4, 4, 4, 3, 3, 3, 3, 3, 3, 3, 3, 3, 3, 3, 2, 2, 2, 2, 2, 2, 2, 2, 2, 2, 2, 1, 1, 1, 1, 1, 1, 1, 1, 1, 1, 1, 1, 1, 1, 1, 1, 1, 1, 1, 1, 1, 1, 0, 0, 0, 0, 0, 0, 0, 0, 0, 0, 0, 0, 0, 0, 0, 0, 0, 0, 0, 0, 0, 0, 0, 0, 0, 0, 0, 0], "yaxis": "y32"}, {"mode": "markers", "type": "scatter", "x": [1, 2, 5, 4, 3, 6, 9, 10, 8, 7, 11, 12, 13, 18, 13, 13, 19, 23, 25, 29, 26, 17, 26, 20, 23, 29, 33, 26, 33, 39, 42, 42, 29, 22, 20, 47, 47, 60, 47, 47, 60, 66, 66, 16, 33, 47, 47, 33, 39, 47, 47, 60, 33, 39, 42, 47, 47, 66, 66, 66, 66, 66, 77, 77, 77, 42, 33, 42, 47, 60, 47, 60, 60, 66, 66, 66, 77, 77, 77, 77, 77, 77, 29, 47, 66, 77, 77, 77, 77, 77, 77, 77, 77], "xaxis": "x33", "y": [41, 32, 14, 21, 28, 7, 12, 12, 11, 10, 6, 6, 6, 3, 7, 4, 5, 4, 4, 2, 1, 8, 6, 4, 4, 3, 2, 1, 1, 1, 1, 0, 5, 4, 2, 1, 1, 1, 0, 0, 0, 0, 0, 6, 3, 3, 3, 2, 2, 2, 2, 2, 1, 1, 1, 1, 1, 1, 0, 0, 0, 0, 0, 0, 0, 4, 3, 3, 2, 2, 1, 1, 1, 1, 1, 1, 1, 1, 1, 1, 1, 1, 0, 0, 0, 0, 0, 0, 0, 0, 0, 0, 0], "yaxis": "y33"}, {"mode": "markers", "type": "scatter", "x": [1, 2, 5, 4, 3, 6, 9, 10, 8, 7, 11, 12, 13, 18, 13, 13, 19, 23, 25, 29, 26, 17, 26, 20, 23, 29, 33, 26, 33, 39, 42, 42, 29, 22, 20, 47, 47, 60, 47, 47, 60, 66, 66, 16, 33, 47, 47, 33, 39, 47, 47, 60, 33, 39, 42, 47, 47, 66, 66, 66, 66, 66, 77, 77, 77, 42, 33, 42, 47, 60, 47, 60, 60, 66, 66, 66, 77, 77, 77, 77, 77, 77, 29, 47, 66, 77, 77, 77, 77, 77, 77, 77, 77], "xaxis": "x34", "y": [33, 18, 17, 22, 23, 22, 14, 11, 16, 20, 11, 8, 7, 5, 7, 10, 5, 3, 2, 2, 4, 6, 0, 6, 4, 2, 2, 5, 3, 2, 1, 2, 1, 6, 9, 1, 1, 0, 2, 2, 1, 0, 0, 12, 3, 0, 0, 4, 3, 1, 1, 0, 5, 4, 3, 2, 2, 0, 1, 1, 1, 1, 0, 0, 0, 1, 4, 2, 2, 1, 3, 2, 2, 1, 1, 1, 0, 0, 0, 0, 0, 0, 8, 4, 2, 1, 1, 1, 1, 1, 1, 1, 1], "yaxis": "y34"}, {"mode": "markers", "type": "scatter", "x": [1, 2, 5, 4, 3, 6, 9, 10, 8, 7, 11, 12, 13, 18, 13, 13, 19, 23, 25, 29, 26, 17, 26, 20, 23, 29, 33, 26, 33, 39, 42, 42, 29, 22, 20, 47, 47, 60, 47, 47, 60, 66, 66, 16, 33, 47, 47, 33, 39, 47, 47, 60, 33, 39, 42, 47, 47, 66, 66, 66, 66, 66, 77, 77, 77, 42, 33, 42, 47, 60, 47, 60, 60, 66, 66, 66, 77, 77, 77, 77, 77, 77, 29, 47, 66, 77, 77, 77, 77, 77, 77, 77, 77], "xaxis": "x35", "y": [113, 88, 58, 65, 71, 46, 36, 33, 37, 40, 24, 21, 20, 15, 20, 20, 14, 11, 10, 8, 9, 17, 9, 13, 11, 8, 7, 9, 7, 6, 5, 5, 8, 12, 13, 4, 4, 3, 4, 4, 3, 2, 2, 19, 7, 4, 4, 7, 6, 4, 4, 3, 7, 6, 5, 4, 4, 2, 2, 2, 2, 2, 1, 1, 1, 5, 7, 5, 4, 3, 4, 3, 3, 2, 2, 2, 1, 1, 1, 1, 1, 1, 8, 4, 2, 1, 1, 1, 1, 1, 1, 1, 1], "yaxis": "y35"}, {"mode": "markers", "type": "scatter", "x": [1, 2, 5, 4, 3, 6, 9, 10, 8, 7, 11, 12, 13, 18, 13, 13, 19, 23, 25, 29, 26, 17, 26, 20, 23, 29, 33, 26, 33, 39, 42, 42, 29, 22, 20, 47, 47, 60, 47, 47, 60, 66, 66, 16, 33, 47, 47, 33, 39, 47, 47, 60, 33, 39, 42, 47, 47, 66, 66, 66, 66, 66, 77, 77, 77, 42, 33, 42, 47, 60, 47, 60, 60, 66, 66, 66, 77, 77, 77, 77, 77, 77, 29, 47, 66, 77, 77, 77, 77, 77, 77, 77, 77], "xaxis": "x36", "y": [1, 2, 5, 4, 3, 6, 9, 10, 8, 7, 11, 12, 13, 18, 13, 13, 19, 23, 25, 29, 26, 17, 26, 20, 23, 29, 33, 26, 33, 39, 42, 42, 29, 22, 20, 47, 47, 60, 47, 47, 60, 66, 66, 16, 33, 47, 47, 33, 39, 47, 47, 60, 33, 39, 42, 47, 47, 66, 66, 66, 66, 66, 77, 77, 77, 42, 33, 42, 47, 60, 47, 60, 60, 66, 66, 66, 77, 77, 77, 77, 77, 77, 29, 47, 66, 77, 77, 77, 77, 77, 77, 77, 77], "yaxis": "y36"}], "layout": {"annotations": [{"font": {"size": 16}, "showarrow": false, "text": "Rank", "x": 0.06944, "xanchor": "center", "xref": "paper", "y": 1.0, "yanchor": "bottom", "yref": "paper"}, {"font": {"size": 16}, "showarrow": false, "text": "Gold", "x": 0.2417, "xanchor": "center", "xref": "paper", "y": 1.0, "yanchor": "bottom", "yref": "paper"}, {"font": {"size": 16}, "showarrow": false, "text": "Silver", "x": 0.4139, "xanchor": "center", "xref": "paper", "y": 1.0, "yanchor": "bottom", "yref": "paper"}, {"font": {"size": 16}, "showarrow": false, "text": "Bronze", "x": 0.5861, "xanchor": "center", "xref": "paper", "y": 1.0, "yanchor": "bottom", "yref": "paper"}, {"font": {"size": 16}, "showarrow": false, "text": "Total", "x": 0.7583, "xanchor": "center", "xref": "paper", "y": 1.0, "yanchor": "bottom", "yref": "paper"}, {"font": {"size": 16}, "showarrow": false, "text": "Rank by Total", "x": 0.9306, "xanchor": "center", "xref": "paper", "y": 1.0, "yanchor": "bottom", "yref": "paper"}], "height": 800, "title": {"text": "Pair Plot"}, "width": 1800, "xaxis": {"anchor": "y", "domain": [0, 0.1389]}, "xaxis10": {"anchor": "y10", "domain": [0.5167, 0.6556]}, "xaxis11": {"anchor": "y11", "domain": [0.6889, 0.8278]}, "xaxis12": {"anchor": "y12", "domain": [0.8611, 1]}, "xaxis13": {"anchor": "y13", "domain": [0, 0.1389]}, "xaxis14": {"anchor": "y14", "domain": [0.1722, 0.3111]}, "xaxis15": {"anchor": "y15", "domain": [0.3444, 0.4833]}, "xaxis16": {"anchor": "y16", "domain": [0.5167, 0.6556]}, "xaxis17": {"anchor": "y17", "domain": [0.6889, 0.8278]}, "xaxis18": {"anchor": "y18", "domain": [0.8611, 1]}, "xaxis19": {"anchor": "y19", "domain": [0, 0.1389]}, "xaxis2": {"anchor": "y2", "domain": [0.1722, 0.3111]}, "xaxis20": {"anchor": "y20", "domain": [0.1722, 0.3111]}, "xaxis21": {"anchor": "y21", "domain": [0.3444, 0.4833]}, "xaxis22": {"anchor": "y22", "domain": [0.5167, 0.6556]}, "xaxis23": {"anchor": "y23", "domain": [0.6889, 0.8278]}, "xaxis24": {"anchor": "y24", "domain": [0.8611, 1]}, "xaxis25": {"anchor": "y25", "domain": [0, 0.1389]}, "xaxis26": {"anchor": "y26", "domain": [0.1722, 0.3111]}, "xaxis27": {"anchor": "y27", "domain": [0.3444, 0.4833]}, "xaxis28": {"anchor": "y28", "domain": [0.5167, 0.6556]}, "xaxis29": {"anchor": "y29", "domain": [0.6889, 0.8278]}, "xaxis3": {"anchor": "y3", "domain": [0.3444, 0.4833]}, "xaxis30": {"anchor": "y30", "domain": [0.8611, 1]}, "xaxis31": {"anchor": "y31", "domain": [0, 0.1389]}, "xaxis32": {"anchor": "y32", "domain": [0.1722, 0.3111]}, "xaxis33": {"anchor": "y33", "domain": [0.3444, 0.4833]}, "xaxis34": {"anchor": "y34", "domain": [0.5167, 0.6556]}, "xaxis35": {"anchor": "y35", "domain": [0.6889, 0.8278]}, "xaxis36": {"anchor": "y36", "domain": [0.8611, 1]}, "xaxis4": {"anchor": "y4", "domain": [0.5167, 0.6556]}, "xaxis5": {"anchor": "y5", "domain": [0.6889, 0.8278]}, "xaxis6": {"anchor": "y6", "domain": [0.8611, 1]}, "xaxis7": {"anchor": "y7", "domain": [0, 0.1389]}, "xaxis8": {"anchor": "y8", "domain": [0.1722, 0.3111]}, "xaxis9": {"anchor": "y9", "domain": [0.3444, 0.4833]}, "yaxis": {"anchor": "x", "domain": [0.9028, 1.0], "title": {"text": "Rank"}}, "yaxis10": {"anchor": "x10", "domain": [0.7222, 0.8194]}, "yaxis11": {"anchor": "x11", "domain": [0.7222, 0.8194]}, "yaxis12": {"anchor": "x12", "domain": [0.7222, 0.8194]}, "yaxis13": {"anchor": "x13", "domain": [0.5417, 0.6389], "title": {"text": "Silver"}}, "yaxis14": {"anchor": "x14", "domain": [0.5417, 0.6389]}, "yaxis15": {"anchor": "x15", "domain": [0.5417, 0.6389]}, "yaxis16": {"anchor": "x16", "domain": [0.5417, 0.6389]}, "yaxis17": {"anchor": "x17", "domain": [0.5417, 0.6389]}, "yaxis18": {"anchor": "x18", "domain": [0.5417, 0.6389]}, "yaxis19": {"anchor": "x19", "domain": [0.3611, 0.4583], "title": {"text": "Bronze"}}, "yaxis2": {"anchor": "x2", "domain": [0.9028, 1.0]}, "yaxis20": {"anchor": "x20", "domain": [0.3611, 0.4583]}, "yaxis21": {"anchor": "x21", "domain": [0.3611, 0.4583]}, "yaxis22": {"anchor": "x22", "domain": [0.3611, 0.4583]}, "yaxis23": {"anchor": "x23", "domain": [0.3611, 0.4583]}, "yaxis24": {"anchor": "x24", "domain": [0.3611, 0.4583]}, "yaxis25": {"anchor": "x25", "domain": [0.1806, 0.2778], "title": {"text": "Total"}}, "yaxis26": {"anchor": "x26", "domain": [0.1806, 0.2778]}, "yaxis27": {"anchor": "x27", "domain": [0.1806, 0.2778]}, "yaxis28": {"anchor": "x28", "domain": [0.1806, 0.2778]}, "yaxis29": {"anchor": "x29", "domain": [0.1806, 0.2778]}, "yaxis3": {"anchor": "x3", "domain": [0.9028, 1.0]}, "yaxis30": {"anchor": "x30", "domain": [0.1806, 0.2778]}, "yaxis31": {"anchor": "x31", "domain": [0, 0.09722], "title": {"text": "Rank by Total"}}, "yaxis32": {"anchor": "x32", "domain": [0, 0.09722]}, "yaxis33": {"anchor": "x33", "domain": [0, 0.09722]}, "yaxis34": {"anchor": "x34", "domain": [0, 0.09722]}, "yaxis35": {"anchor": "x35", "domain": [0, 0.09722]}, "yaxis36": {"anchor": "x36", "domain": [0, 0.09722]}, "yaxis4": {"anchor": "x4", "domain": [0.9028, 1.0]}, "yaxis5": {"anchor": "x5", "domain": [0.9028, 1.0]}, "yaxis6": {"anchor": "x6", "domain": [0.9028, 1.0]}, "yaxis7": {"anchor": "x7", "domain": [0.7222, 0.8194], "title": {"text": "Gold"}}, "yaxis8": {"anchor": "x8", "domain": [0.7222, 0.8194]}, "yaxis9": {"anchor": "x9", "domain": [0.7222, 0.8194]}}}
